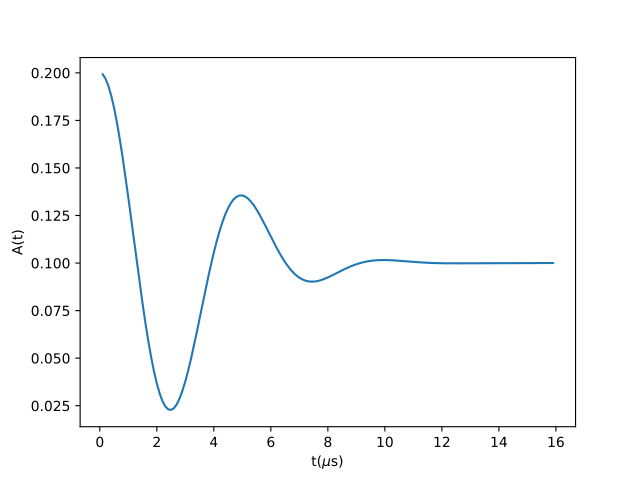

The script that drew this image:
from mantid.simpleapi import FunctionWrapper
import matplotlib.pyplot as plt
import numpy as np
x = np.arange(0.1,16,0.1)
y = FunctionWrapper("RFresonance")
fig, ax=plt.subplots()
ax.plot(x, y(x))
ax.set_xlabel('t($\mu$s)')
ax.set_ylabel('A(t)')
